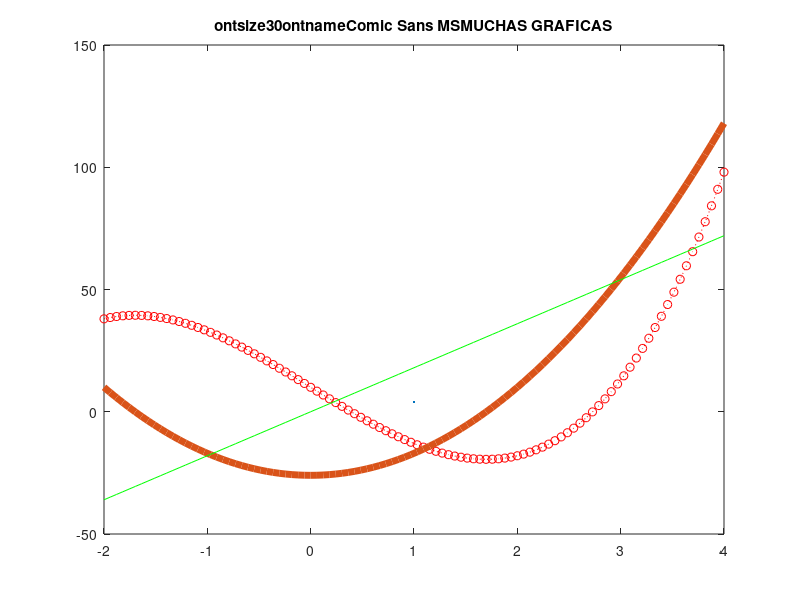

Here is the MATLAB script that generated this plot: (Note: this script raises an error after producing the figure.)
%
clear;
clc;
x = linspace(-2,4,100);
f = 3*x.^3 - 26*x + 10;
fp = 9*x.^2 - 26;
fbp = 18 * x;

plot(x,f,"r:o", LineWidth=4);
line(x,fp,"LineWidth", 5);
line(x,fbp, "Color", "g");

title("\fontsize{30}\fontname{Comic Sans MS}MUCHAS GRAFICAS");
xlabel("Eje X", Rotation=90, FontSize=20, Color="r", BackgroundColor="g", EdgeColor="k");
ylabel("\fontsize{20}Eje Y");
text(0.24,4.36, "HOLO");
%gtext("JUAN");
legend("\fontsize{20}\bf f(x)=3x^3 - 26x + 10 + sin(\pi)", ...
    "\fontsize{20}\bf f'(x)=9x^2 - 26", "\fontsize{20}\bf f''(x)=18x", ...
    "Location","bestoutside");
%axis([-10,10,-120,120]);
axis tight;
grid on;
grid off;
